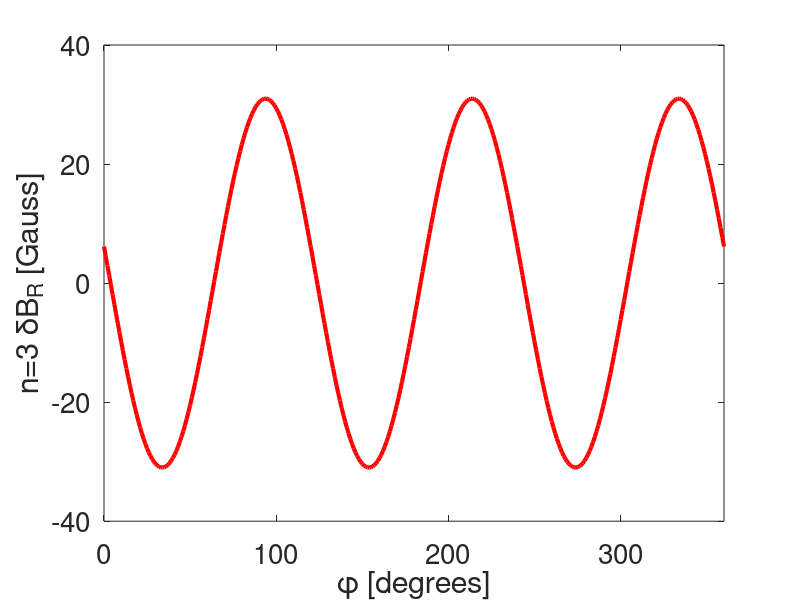
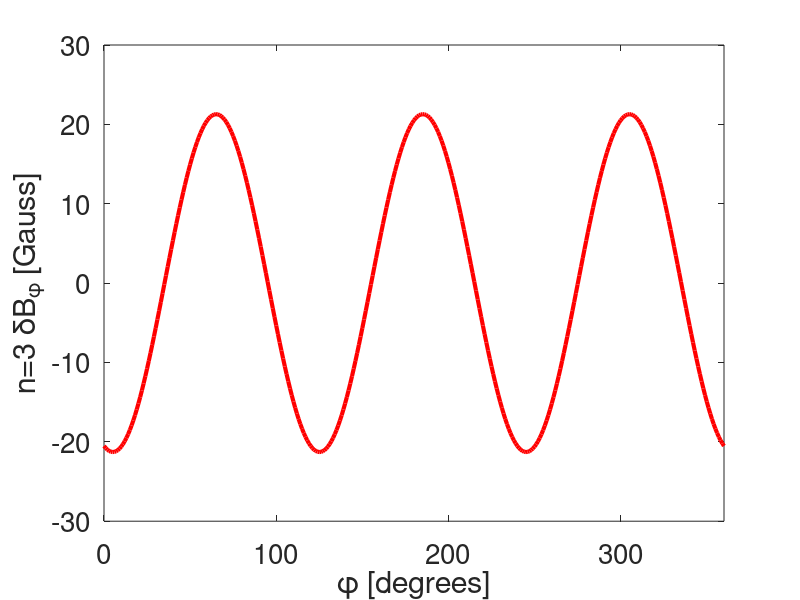
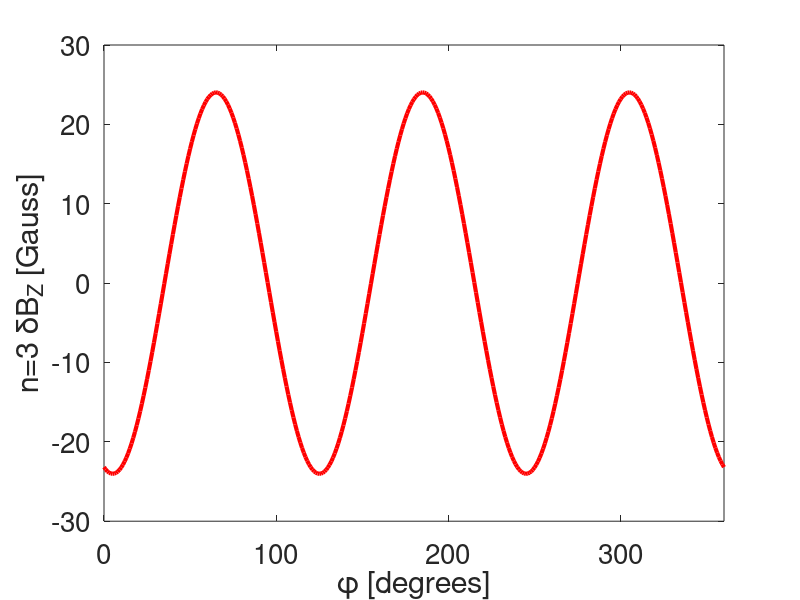
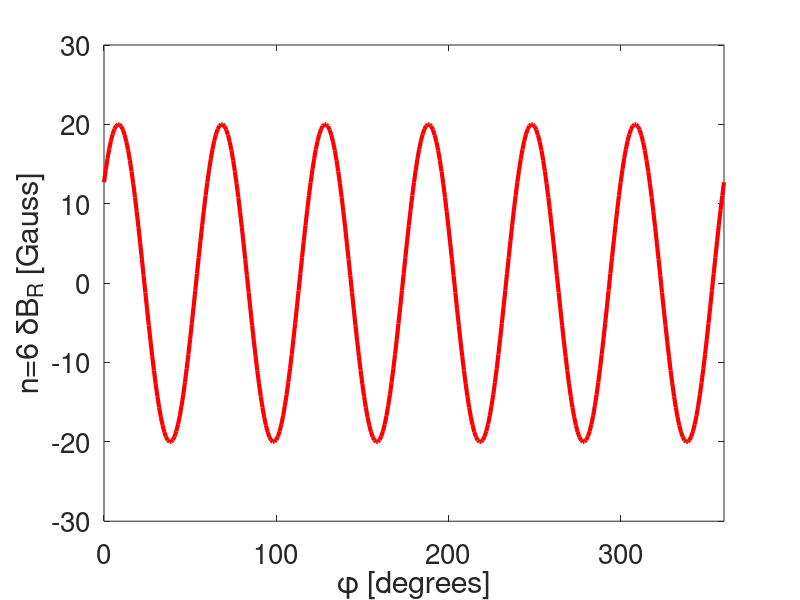

Reproduce these figures in MATLAB, in order. (Note: this script raises an error after producing the figures.)
% produce vacuum field data for ITER w/o RW response
% for benchmarking withprobe_g
% MARS-F vacuum data are stored in: ../Data_VAC
% note that vacuum data assumes 1 kAt n=3 or n=6 coil current in each row w/o In/Ic factor
% consider one optimal coil phasing from EvansNF13 paper:
% DeltaPhiU=86, DeltaPhiM=0, DeltaPhiL=34 using Eq. (1) in the paper
% compare field along phi-angle at R=6.2273m, Z=0.0571m
% compare both the n=3 main harmonic and the n=6 sideband field

% convert to MARS-F definition of coil phasing:
n_ASCOT = 3;
phic_ASCOT = [30 26.7 30];
PHI_ASCOT=[86 0 34];
PHI_SHIFT=180;
k = 1;
PHI_MARS = n_ASCOT*(phic_ASCOT-PHI_ASCOT)-PHI_SHIFT+360*k;
PHI_MARS = PHI_MARS - PHI_MARS(2);
PHI_MARS([1 3]) = PHI_MARS([1 3]) + 360;
% ==> PHI_MARS=[111.9 0 267.9];

% get vacuum field from each row of coils at (R,Z)
% FIO_EVAL_FIELD_CPLX/fio_test.x ==> data0 below
% assume 1kAt currentt per row w/o RW, w/o In/Ic factor
data0_n3_V = [
%Re(B_R)        Im(B_R)         Re(Bphi)        Im(Bphi)        Re(B_Z)         Im(B_Z)      
0.57865387E-05  0.36730866E-16 -0.10698996E-15  0.10890207E-04  0.14486468E-04  0.10227762E-15  %U
0.71598882E-04  0.11469550E-15 -0.24859318E-17  0.52280031E-04  0.20087279E-04  0.20979606E-15  %M
0.15210121E-04  0.70365481E-16 -0.31805307E-15  0.19037078E-04 -0.24623779E-04 -0.10433730E-16  %L
];
data0_n6_V = [
%Re(B_R)        Im(B_R)         Re(Bphi)        Im(Bphi)        Re(B_Z)         Im(B_Z)      
0.37564248E-05 -0.65616162E-18  0.11678465E-16  0.62478631E-05  0.63687428E-05  0.43718308E-17  %U
0.49043808E-04 -0.15219669E-16 -0.27875665E-17  0.42481952E-04  0.10532992E-04  0.72137744E-17  %M
0.11458338E-04 -0.28802074E-17 -0.14583073E-16  0.14619530E-04 -0.13670587E-04 -0.66732591E-17  %L
];

% In/Ic factors for n=3 and n=6 fields
fac_InIc = [
%n   fU      fM      fL
 3   0.6645  0.4968  0.6840
 6   0.4772  0.4243  0.4773
];

% linear superposition of U+M+L with proper In/Ic factor and proper coil phasing
% and store results in data1 below
% n=3 main harmonic
fac = fac_InIc(1,2:4); fac = fac(:);
PHI = PHI_MARS(:);
BR  = data0_n3_V(:,1)+i*data0_n3_V(:,2);
BP  = data0_n3_V(:,3)+i*data0_n3_V(:,4);
BZ  = data0_n3_V(:,5)+i*data0_n3_V(:,6);

BRn3 = sum(fac.*BR.*exp(i*PHI/180*pi));
BPn3 = sum(fac.*BP.*exp(i*PHI/180*pi));
BZn3 = sum(fac.*BZ.*exp(i*PHI/180*pi));
res  = [real(BRn3) imag(BRn3) real(BPn3) imag(BPn3) real(BZn3) imag(BZn3)];

% n=6 main harmonic
fac = fac_InIc(2,2:4); fac = fac(:);
PHI =-9*phic_ASCOT(:) - PHI_MARS(:);  
BR  = data0_n6_V(:,1)+i*data0_n6_V(:,2);
BP  = data0_n6_V(:,3)+i*data0_n6_V(:,4);
BZ  = data0_n6_V(:,5)+i*data0_n6_V(:,6);

BRn6 = sum(fac.*BR.*exp(i*PHI/180*pi));
BPn6 = sum(fac.*BP.*exp(i*PHI/180*pi));
BZn6 = sum(fac.*BZ.*exp(i*PHI/180*pi));
res  = [real(BRn6) imag(BRn6) real(BPn6) imag(BPn6) real(BZn6) imag(BZn6)];

%combined U+M+L vacuum field
data1 = [
%n  Re(dBR)      Im(dBR)      Re(dBphi)    Im(dBphi)    Re(dBZ)      Im(dBZ)
 3  3.3755e-05  -6.8291e-06   6.2983e-06   2.2796e-05   7.0061e-06   2.5763e-05
 6 -1.4112e-05   1.7207e-05  -1.4289e-05  -1.3138e-05   7.1262e-06   2.9876e-06
];

% get B-field along phi
% assuming 90 kAt coil current
% note that the phi-angle below should correspond to the absolute phi-angle as defined in ITER
phi  = linspace(0,360,361); phi=phi(:);  phi0 = 30; 
Cphi = exp((phi+phi0)*n_ASCOT*i*pi/180)*1e+4*90; 
rBRn3  = real(BRn3*Cphi);
rBPn3  = real(BPn3*Cphi);
rBZn3  = real(BZn3*Cphi);

Cphi = exp((phi+phi0)*6*i*pi/180)*1e+4*90; 
rBRn6  = real(BRn6*Cphi);
rBPn6  = real(BPn6*Cphi);
rBZn6  = real(BZn6*Cphi);

%plot vacuum field from MARS-F
SS   = 'r-';

hf=figure(1);
plot(phi,rBRn3,SS,'LineWidth',3), 
xlabel('\phi [degrees]','FontSize',20)
ylabel('n=3 {\delta}B_R [Gauss]','FontSize',20)
ha = get(hf,'CurrentAxes'); set(ha,'FontSize',20)
a = axis; axis([0 360 a(3) a(4)])
hold on;
%print('-f1',['../Resu_3D/VacBr_' int2str(k)],'-depsc')

hf=figure(2);
plot(phi,rBPn3,SS,'LineWidth',3), 
xlabel('\phi [degrees]','FontSize',20)
ylabel('n=3 {\delta}B_{\phi} [Gauss]','FontSize',20)
ha = get(hf,'CurrentAxes'); set(ha,'FontSize',20)
a = axis; axis([0 360 a(3) a(4)])
hold on;
%print('-f2',['../Resu_3D/VacBphi_' int2str(k)],'-depsc')

hf=figure(3);
plot(phi,rBZn3,SS,'LineWidth',3), 
xlabel('\phi [degrees]','FontSize',20)
ylabel('n=3 {\delta}B_Z [Gauss]','FontSize',20)
ha = get(hf,'CurrentAxes'); set(ha,'FontSize',20)
a = axis; axis([0 360 a(3) a(4)])
hold on;
%print('-f3',['../Resu_3D/VacBz_' int2str(k)],'-depsc')

hf=figure(4);
plot(phi,rBRn6,SS,'LineWidth',3), 
xlabel('\phi [degrees]','FontSize',20)
ylabel('n=6 {\delta}B_R [Gauss]','FontSize',20)
ha = get(hf,'CurrentAxes'); set(ha,'FontSize',20)
a = axis; axis([0 360 a(3) a(4)])
hold on;
%print('-f1',['../Resu_3D/VacBr_' int2str(k)],'-depsc')

hf=figure(5);
plot(phi,rBPn6,SS,'LineWidth',3), 
xlabel('\phi [degrees]','FontSize',20)
ylabel('n=6 {\delta}B_{\phi} [Gauss]','FontSize',20)
ha = get(hf,'CurrentAxes'); set(ha,'FontSize',20)
a = axis; axis([0 360 a(3) a(4)])
hold on;
%print('-f2',['../Resu_3D/VacBphi_' int2str(k)],'-depsc')

hf=figure(6);
plot(phi,rBZn6,SS,'LineWidth',3), 
xlabel('\phi [degrees]','FontSize',20)
ylabel('n=6 {\delta}B_Z [Gauss]','FontSize',20)
ha = get(hf,'CurrentAxes'); set(ha,'FontSize',20)
a = axis; axis([0 360 a(3) a(4)])
hold on;
%print('-f3',['../Resu_3D/VacBz_' int2str(k)],'-depsc')


% get vacuum field from probe_g data
% perform Fourier decomposition along phi for n=3 and n=6 components
d = load('probe_gb_TMB.out');
y = d(:,4:6); 
x = linspace(0,2*pi,size(y,1)); x=x(1:end-1); x=x(:);
yn3 = ones(1,size(y,2));
yn6 = ones(1,size(y,2));
for k=1:size(y,2)
    yn3(k) = sum(y(:,k).*exp(-i*3*x));
    yn6(k) = sum(y(:,k).*exp(-i*6*x));
end
yn3 = yn3*x(2)/2/pi*1e+4*2;
yn6 = yn6*x(2)/2/pi*1e+4*2;

Cphi = exp(phi*n_ASCOT*i*pi/180); 
rBRn3 = real(yn3(2)*Cphi);
rBPn3 = real(yn3(1)*Cphi);
rBZn3 = real(yn3(3)*Cphi);

Cphi = exp(phi*6*i*pi/180); 
rBRn6 = real(yn6(2)*Cphi);
rBPn6 = real(yn6(1)*Cphi);
rBZn6 = real(yn6(3)*Cphi);

%plot vacuum field from probe_g
SS   = 'b-';

hf=figure(1);
plot(phi,rBRn3,SS,'LineWidth',3), 
hold on;

hf=figure(2);
plot(phi,rBPn3,SS,'LineWidth',3), 
hold on;

hf=figure(3);
plot(phi,rBZn3,SS,'LineWidth',3), 
hold on;

hf=figure(4);
plot(phi,rBRn6,SS,'LineWidth',3), 
hold on;

hf=figure(5);
plot(phi,rBPn6,SS,'LineWidth',3), 
hold on;

hf=figure(6);
plot(phi,rBZn6,SS,'LineWidth',3), 
hold on;







